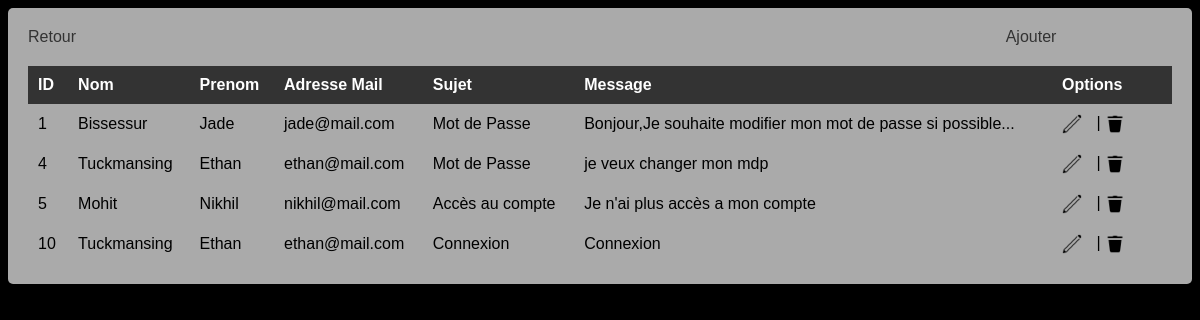
Screenshot of /admin/gestion_contact.php (signed in) with the database file from the repository.
### tables this page shows
CREATE TABLE `contact` (
  `idcontact` int(5) NOT NULL,
  `nom` varchar(20) DEFAULT NULL,
  `prenom` varchar(30) DEFAULT NULL,
  `adresse_mail_contact` varchar(25) DEFAULT NULL,
  `sujet` varchar(45) DEFAULT NULL,
  `message` varchar(350) DEFAULT NULL
);

### admin/gestion_contact.php (the view, shortened to what this page needs)
<!DOCTYPE html>
<html>
    <head>
        <link rel="stylesheet" href="../style/gestion_contact_style.css">
    </head>
    <body>
<?php
echo "<div class='container'>";
echo "<a href='admin_utilisateur.php?'> Retour </a>";
echo "<a href='add_contact.php?' class='ajouter'> Ajouter </a>";
echo "<table>";
echo "<thead><tr><th>ID</th><th>Nom</th><th>Prenom</th><th>Adresse Mail</th><th>Sujet</th><th> Message </th><th>Options</th></tr><thead>";
include("bdconnect.php");
$requete = "SELECT * FROM contact";
$result = $bdd->query($requete);
if ($result->num_rows > 0) {
    while($row = $result->fetch_assoc()) {
    echo "<tbody><tr>";
    echo "<td>" . $row["idcontact"] . "</td>";
    echo "<td>" . $row["nom"] . "</td>";
    echo "<td>" . $row["prenom"] . "</td>";
    echo "<td>" . $row["adresse_mail_contact"] . "</td>";
    echo "<td>" . $row["sujet"] . "</td>";
    echo "<td>" . $row["message"] . "</td>";
    echo "<td class='icons' ><a href='edit_contact.php?id=" . $row["idcontact"] . "'><img src='logos/edit.png' width='20px'></a> | <a href='delete_contact.php?id=" . $row["idcontact"] . "'><img src='logos/delete.png' width='20px'></a></td>";
    echo "</tr></tbody>";
}
echo "</table>";
echo "</div>";
}
?>
    </body>
</html>

### style/gestion_contact_style.css (style rules this page uses)
body { font-family: 'Poppins', sans-serif; background-color: #000000; }
.container { max-width: 1220px; margin: 0 auto; background-color: #ffffffaa; padding: 20px; border-radius: 5px; box-shadow: 0 0 10px rgba(0, 0, 0, 0.2); }
.icons { width: 100px; }
table { width: 100%; border-collapse: collapse; margin-top: 20px; }
thead { background-color: #333; color: #fff; }
th { padding: 10px; text-align: left; }
td { padding: 10px; }
.ajouter { text-decoration: none; color: #333; margin-left: 80%; }
a { text-decoration: none; color: #333; margin-right: 10px; }
img { vertical-align: middle; }

### rows the page displays
contact: idcontact "1", nom "Bissessur", prenom "Jade", adresse_mail_contact "jade@mail.com", sujet "Mot de Passe", message "Bonjour,Je souhaite modifier mon mot de passe si possible..."
contact: idcontact "4", nom "Tuckmansing", prenom "Ethan", adresse_mail_contact "ethan@mail.com", sujet "Mot de Passe", message "je veux changer mon mdp"
contact: idcontact "5", nom "Mohit", prenom "Nikhil", adresse_mail_contact "nikhil@mail.com", sujet "Accès au compte", message "Je n'ai plus accès a mon compte"
contact: idcontact "10", nom "Tuckmansing", prenom "Ethan", adresse_mail_contact "ethan@mail.com", sujet "Connexion", message "Connexion"
